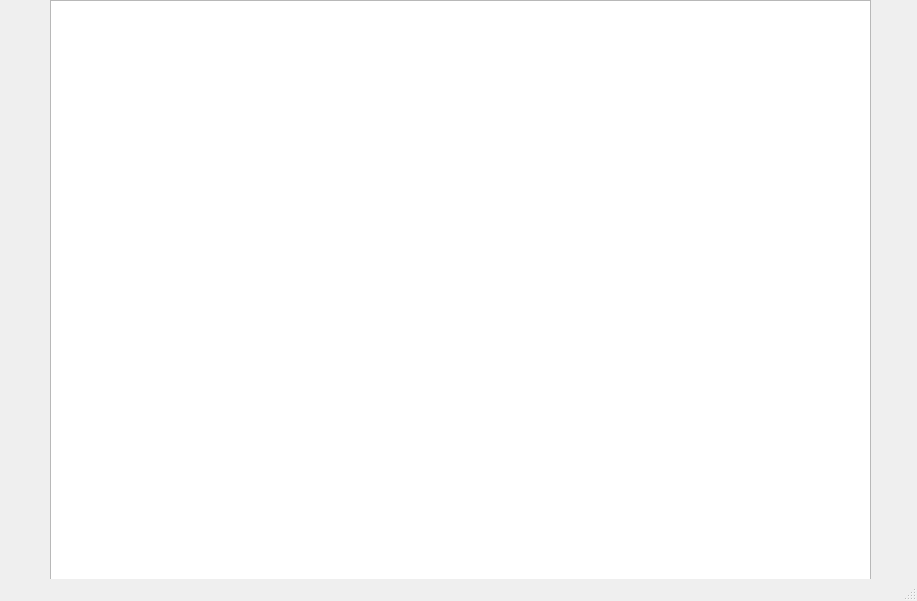
<?xml version="1.0" encoding="UTF-8"?>
<ui version="4.0">
 <class>MainWindow</class>
 <widget class="QMainWindow" name="MainWindow">
  <property name="geometry">
   <rect>
    <x>0</x>
    <y>0</y>
    <width>917</width>
    <height>601</height>
   </rect>
  </property>
  <property name="windowTitle">
   <string>MainWindow</string>
  </property>
  <widget class="QWidget" name="centralwidget">
   <widget class="QTextEdit" name="data">
    <property name="geometry">
     <rect>
      <x>50</x>
      <y>0</y>
      <width>821</width>
      <height>601</height>
     </rect>
    </property>
   </widget>
  </widget>
  <widget class="QStatusBar" name="statusbar"/>
 </widget>
 <resources/>
 <connections/>
</ui>
